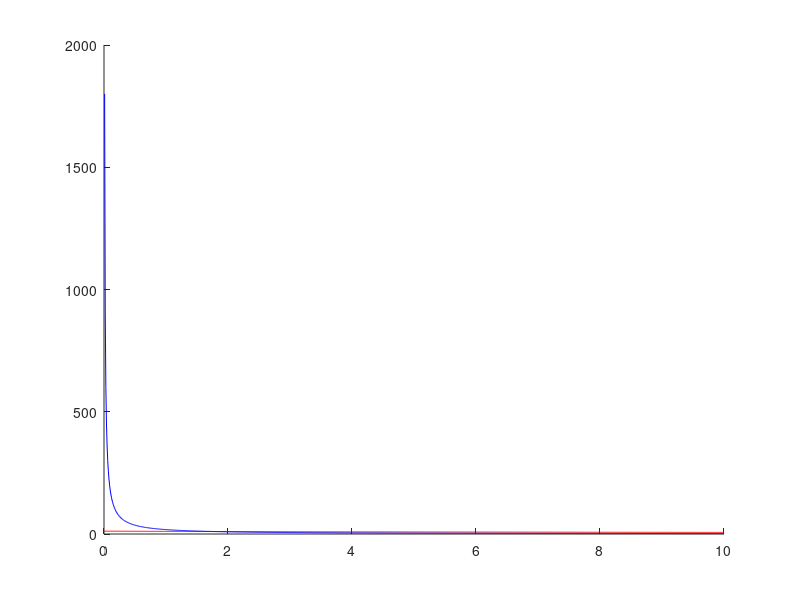

The MATLAB source for this figure:
Vin=0.36;
K1=0.02;
Km=13;
Kp=6;
fix1=0;
fix2=10;
fixint=0.01;
fixx=fix1:fixint:fix2;
fixy1=Kp./(2*K1*(fixx+Km));
fixy2=Vin./(K1*fixx);
[dummin, index] = min(abs(fixy2-fixy1));

figure
hold on
plot(fixx,fixy1,'r')
plot(fixx,fixy2,'b')

ATP=fixx(index);
G1=fixy1(index);
G2=fixy2(index);
G=mean([G1,G2]);

dfdATP=2*K1*G-(Kp*Km)/(ATP+Km)^2;
dfdG=2*K1*ATP;
dgdATP=-K1*G;
dgdG=-K1*ATP;

jmatrix=[dfdATP dfdG; dgdATP dgdG];
Km
eigenvalue=eig(jmatrix)



